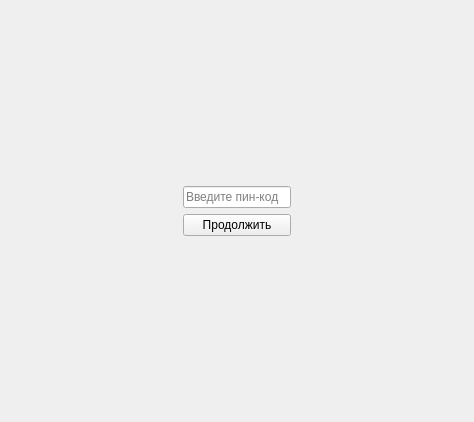
<?xml version="1.0" encoding="UTF-8"?>
<ui version="4.0">
 <class>MainWindow</class>
 <widget class="QMainWindow" name="MainWindow">
  <property name="geometry">
   <rect>
    <x>0</x>
    <y>0</y>
    <width>474</width>
    <height>422</height>
   </rect>
  </property>
  <property name="windowTitle">
   <string>MainWindow</string>
  </property>
  <widget class="QWidget" name="centralwidget">
   <layout class="QGridLayout" name="gridLayout">
    <item row="2" column="1">
     <widget class="QPushButton" name="Ok">
      <property name="sizePolicy">
       <sizepolicy hsizetype="Preferred" vsizetype="Fixed">
        <horstretch>0</horstretch>
        <verstretch>0</verstretch>
       </sizepolicy>
      </property>
      <property name="minimumSize">
       <size>
        <width>1</width>
        <height>1</height>
       </size>
      </property>
      <property name="mouseTracking">
       <bool>true</bool>
      </property>
      <property name="text">
       <string>Продолжить</string>
      </property>
     </widget>
    </item>
    <item row="0" column="1">
     <spacer name="verticalSpacer_2">
      <property name="orientation">
       <enum>Qt::Vertical</enum>
      </property>
      <property name="sizeHint" stdset="0">
       <size>
        <width>20</width>
        <height>40</height>
       </size>
      </property>
     </spacer>
    </item>
    <item row="1" column="2">
     <spacer name="horizontalSpacer_2">
      <property name="orientation">
       <enum>Qt::Horizontal</enum>
      </property>
      <property name="sizeHint" stdset="0">
       <size>
        <width>40</width>
        <height>20</height>
       </size>
      </property>
     </spacer>
    </item>
    <item row="1" column="1">
     <widget class="QLineEdit" name="code_text">
      <property name="sizePolicy">
       <sizepolicy hsizetype="Preferred" vsizetype="Fixed">
        <horstretch>0</horstretch>
        <verstretch>0</verstretch>
       </sizepolicy>
      </property>
      <property name="text">
       <string/>
      </property>
      <property name="echoMode">
       <enum>QLineEdit::Password</enum>
      </property>
      <property name="placeholderText">
       <string>Введите пин-код</string>
      </property>
      <property name="clearButtonEnabled">
       <bool>false</bool>
      </property>
     </widget>
    </item>
    <item row="3" column="1">
     <spacer name="verticalSpacer">
      <property name="orientation">
       <enum>Qt::Vertical</enum>
      </property>
      <property name="sizeHint" stdset="0">
       <size>
        <width>20</width>
        <height>40</height>
       </size>
      </property>
     </spacer>
    </item>
    <item row="1" column="0">
     <spacer name="horizontalSpacer">
      <property name="orientation">
       <enum>Qt::Horizontal</enum>
      </property>
      <property name="sizeHint" stdset="0">
       <size>
        <width>40</width>
        <height>20</height>
       </size>
      </property>
     </spacer>
    </item>
   </layout>
  </widget>
 </widget>
 <resources/>
 <connections/>
</ui>
